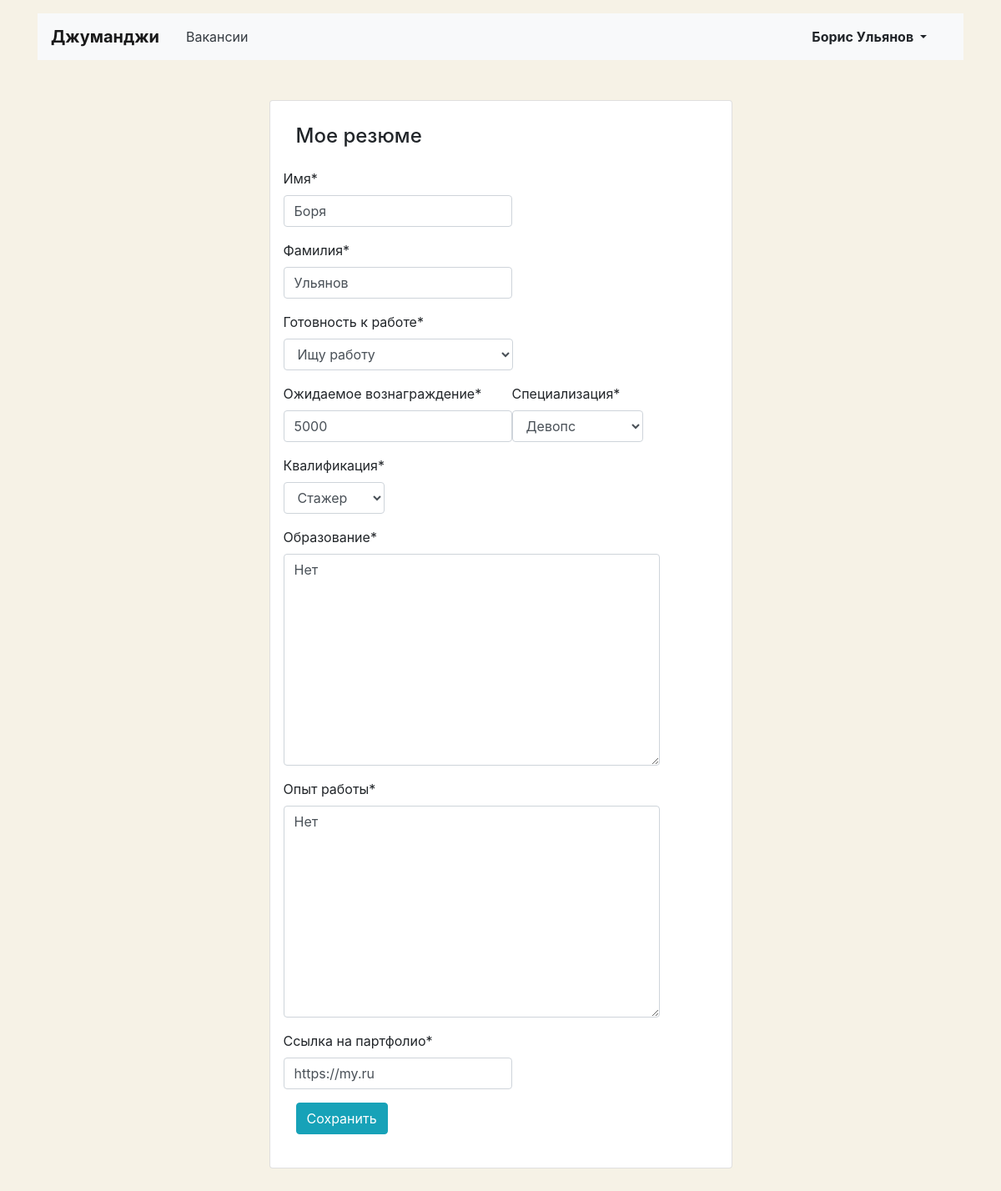
The page /myresume/ (signed in) on the database its author committed.
### vacancies/models.py (models this page shows, shortened)
class Resume(models.Model):
    class Status(models.TextChoices):
        NOT_LOOKING = ('NOT_LOOKING', 'Не ищу работу')
        CONSIDER = ('CONSIDER', 'Рассматриваю предложения')
        LOOKING = ('LOOKING', 'Ищу работу')
    class Grade(models.TextChoices):
        TRAINEE = ('TRAINEE', 'Стажер')
        JUNIOR = ('JUNIOR', 'Джуниор')
        MIDDLE = ('MIDDLE', 'Миддл')
        SENIOR = ('SENIOR', 'Сеньор')
        LID = ('LID', 'Лид')
    user = models.OneToOneField(User, related_name='resume', on_delete=models.PROTECT)
    name = models.CharField(max_length=50, verbose_name='Имя')
    surname = models.CharField(max_length=50, verbose_name='Фамилия')
    status = models.CharField(choices=Status.choices, max_length=24, verbose_name='Готовность к работе')
    salary = models.IntegerField(verbose_name='Ожидаемое вознаграждение')
    specialty = models.ForeignKey('Specialty', related_name="resume", on_delete=models.CASCADE,
                                  verbose_name='Специализация')
    grade = models.CharField(choices=Grade.choices, max_length=24, verbose_name='Квалификация')
    education = models.TextField(verbose_name='Образование')
    experience = models.TextField(verbose_name='Опыт работы')
    portfolio = models.URLField(verbose_name='Ссылка на партфолио')

### vacancies/views.py (the view)
# urls.py: path('myresume/', views.EditResume.as_view(), name='edit_resume'),
class EditResume(LoginRequiredMixin, SuccessMessageMixin, UpdateView):
    model = Resume
    template_name = 'vacancies/resume-edit.html'
    success_url = reverse_lazy('edit_resume')
    form_class = ResumeForm
    success_message = 'Информация о вашем резюме обновлена!'
    def get_object(self, queryset=None):
        return self.request.user.resume
    def get(self, request, *args, **kwargs):
        try:
            form = ResumeForm(instance=self.get_object())
            return render(request, 'vacancies/resume-edit.html', {'form': form})
        except Resume.DoesNotExist:
            return redirect('create_resume_lets_start')

### vacancies/forms.py
class ResumeForm(forms.ModelForm):
    class Meta:
        model = Resume
        fields = ('name', 'surname', 'status', 'salary', 'specialty', 'grade', 'education', 'experience', 'portfolio')

### vacancies/models.py (called while the page is built)
    def __str__(self):
        return f'{self.title}'

### vacancies/templates/vacancies/resume-edit.html (shortened to what this page needs)
{% extends 'vacancies/base_my_company.html' %}
{% load crispy_forms_filters %}
{% load crispy_forms_tags %}
{% block content %}
  <main class="container mt-3 pb-5">
    <section class="col-12 col-lg-6 offset-lg-3 mt-5 card">
      <div class="card-body px-3 pb-4">
        <h1 class="h4 pt-2 pb-3">Мое резюме</h1>
        <form action="" method="post" class="" enctype="multipart/form-data">
          <div class="row">
              {{ form|crispy }}
          </div>
          <div class="form-group">
            <input type="submit" class="btn btn-info" value="Сохранить">
          </div>
        </form>
      </div>
    </section>
  </main>
{% endblock %}

### vacancies/templates/vacancies/base_my_company.html (shortened to what this page needs)
<!DOCTYPE html>
<html lang="ru">
<head>
  <link rel="stylesheet" href="https://stackpath.bootstrapcdn.com/bootstrap/4.3.1/css/bootstrap.min.css">
</head>
<body>
  <header class="container mt-3">
    <nav class="navbar navbar-expand-lg navbar-light bg-light">
      <a class="navbar-brand mr-4 font-weight-bold" href="{% url 'home' %}">Джуманджи</a>
      <div class="collapse navbar-collapse justify-content-between" id="navbarNav">
        <ul class="navbar-nav col-10">
          <li class="nav-item">
            <a class="nav-link text-dark" href="{% url 'list_all_vacancies' %}">Вакансии</a>
          </li>
        </ul>
        <ul class="navbar-nav col-2 justify-content-end">
          <li class="nav-item active">
            <div class="btn-group">
              <button type="button" class="btn dropdown-toggle font-weight-bold" data-toggle="dropdown" aria-haspopup="true" aria-expanded="false">
                {{ request.user.get_full_name }}
              </button>
            </div>
          </li>
        </ul>
      </div>
    </nav>
  </header>
{% block content %}
{% endblock %}
</body>
</html>

### vacancies/templates/vacancies/base_my_company.html (style rules this page uses)
body { background-color: #F6F2E6; }

### rows shown on the page
Resume: name "Боря", surname "Ульянов", status "Ищу работу", salary "5000", specialty "Девопс", grade "Стажер", education "Нет", experience "Нет", portfolio "https://my.ru"

### other values the page prints
{{ request.user.get_full_name }} "Борис Ульянов"
